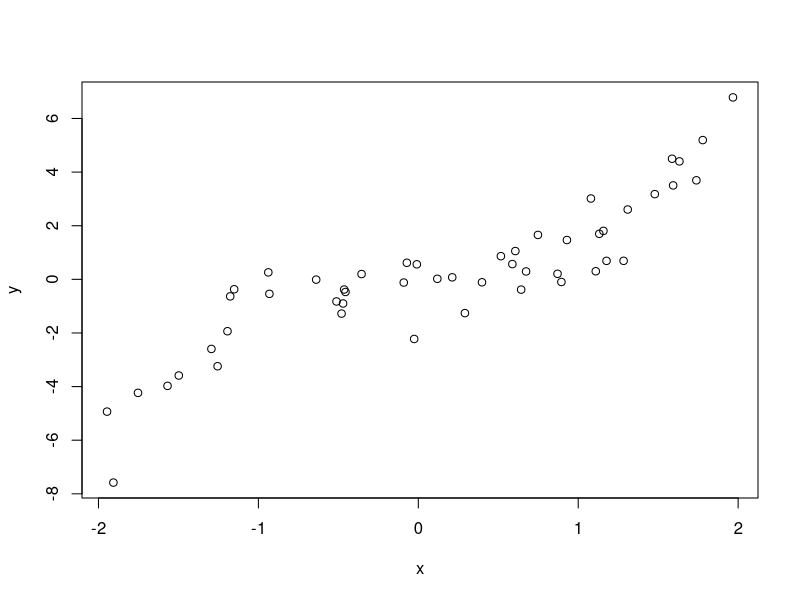
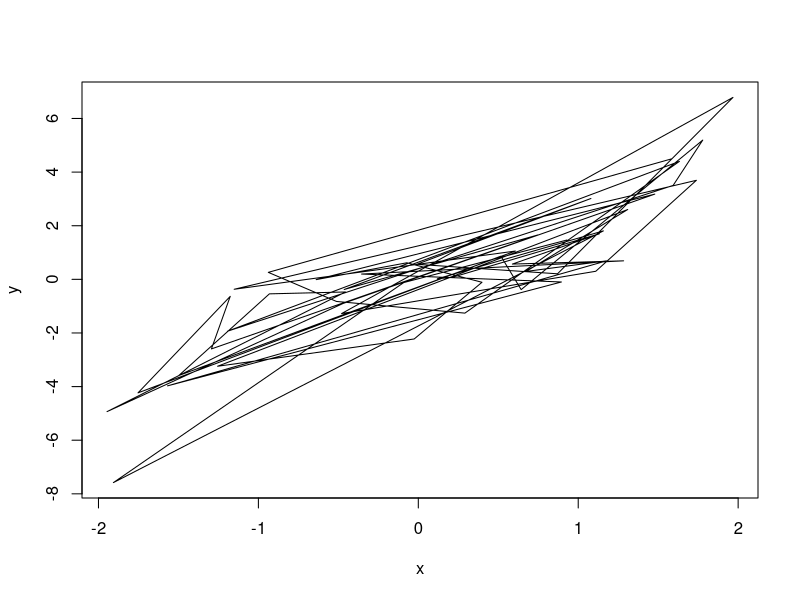
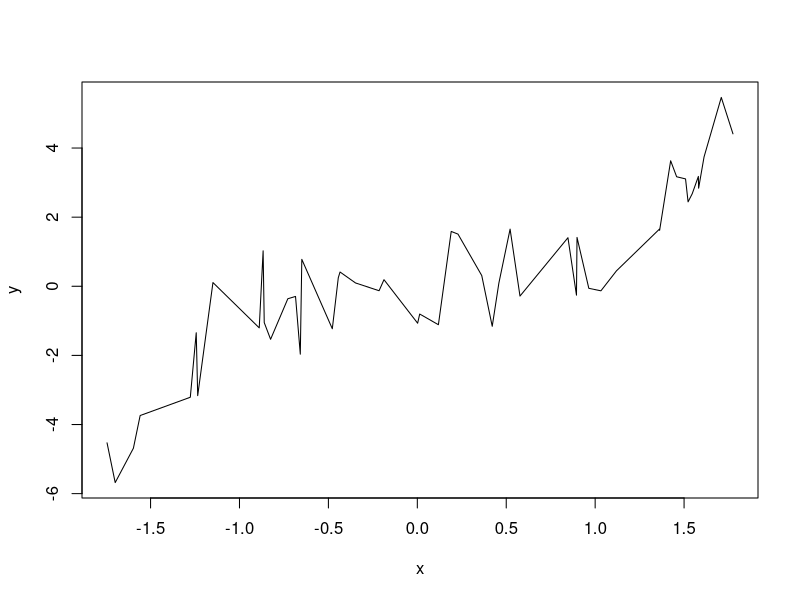
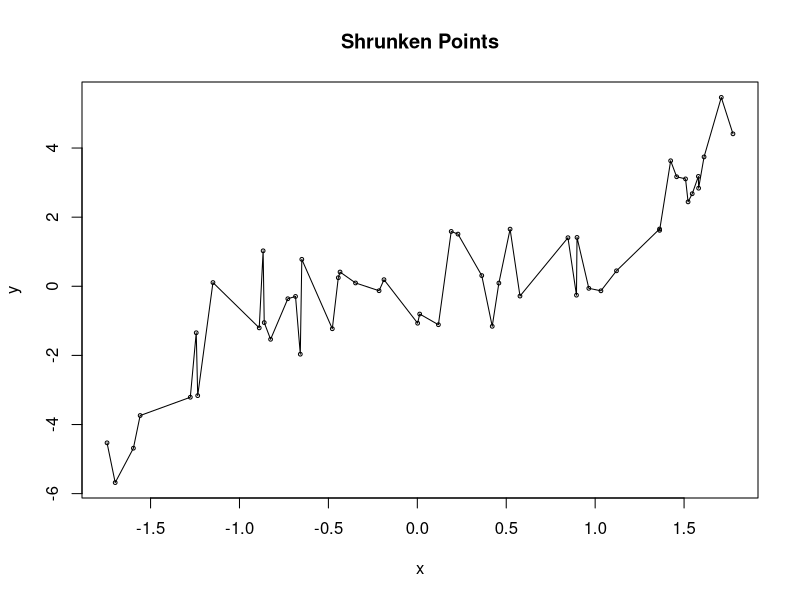
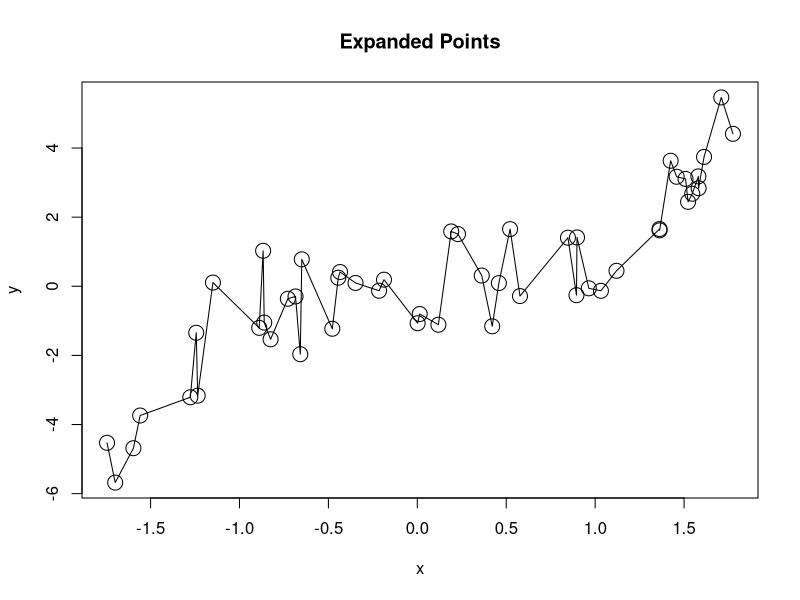
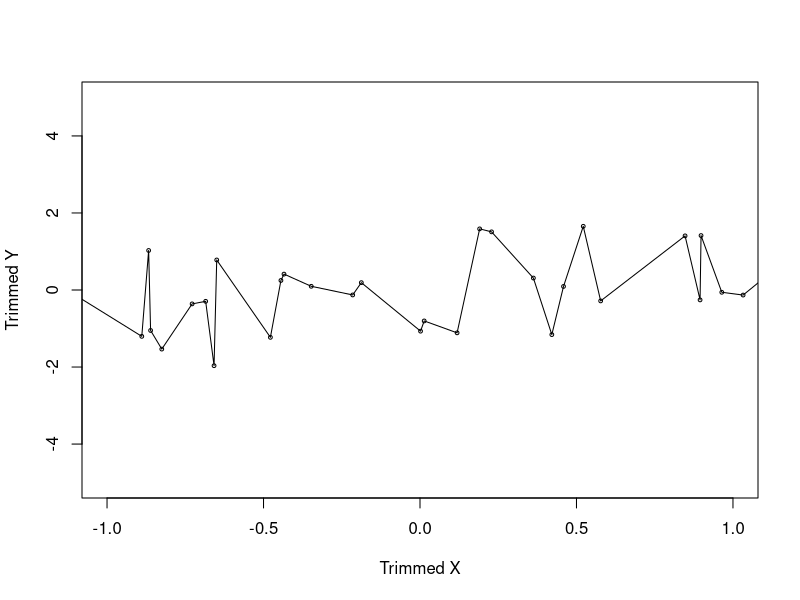
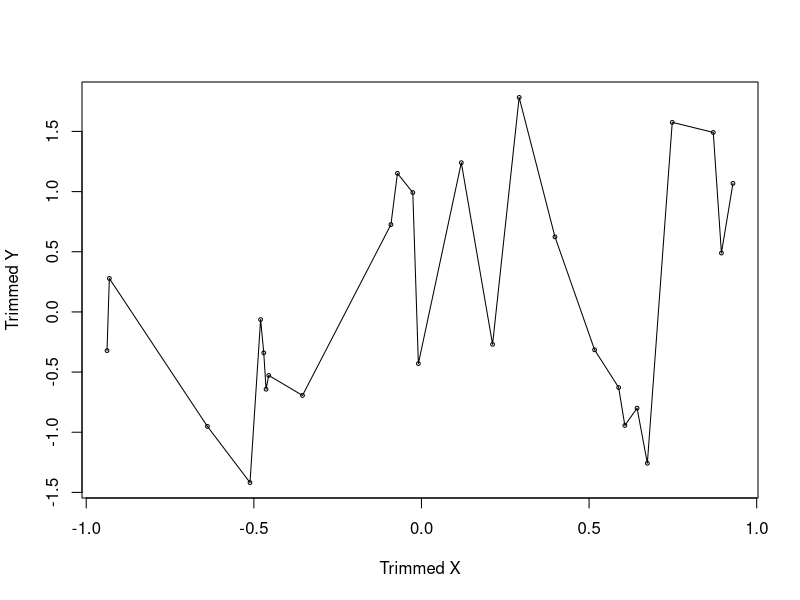
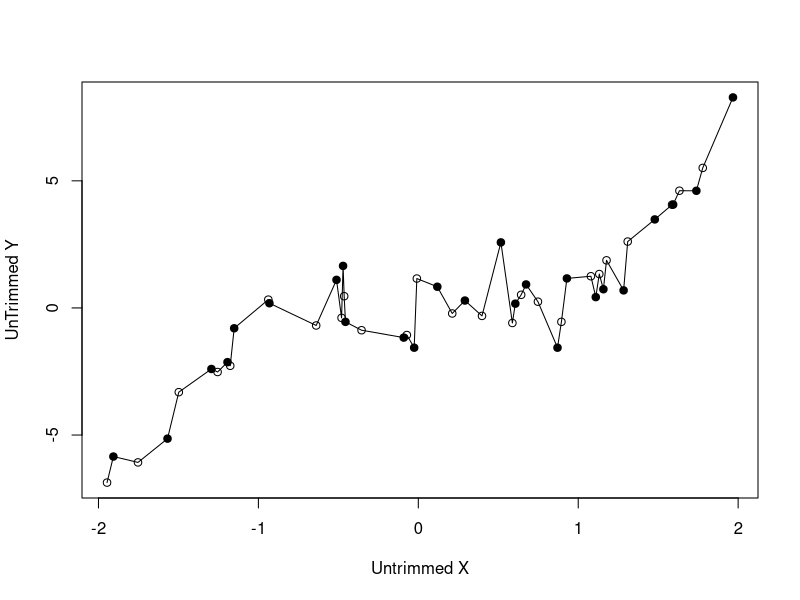

These charts were generated, in order, by the following R code:
# Chris Daigle
# Week 10 Day 1, 26 March 2018
# In class lab

# Exercise 1 ####
# Explain: why does the plot() result with the type = "p" look normal, but the plot()
# result with type = "l" look abnormal.
# Modify the code below so that the lines on the second plot do not cross

n <- 50
set.seed(0)
x <- runif(n, min = -2, max = 2)
y <- x^3 + rnorm(n)

plot(x, y, type = "p")
graphics.off
plot(x, y, type = "l")
graphics.off
# The reason this appears abnormal is that the line is connected to the points associated
# with x as they are generated, not in an ordinal nature. To fix this, we can order the
# input variable, x, by using sort() and then plot.

x <- sort(runif(n, min = -2, max = 2))
y <- x^3 + rnorm(n)
plot(x, y, type = "l")
graphics.off
# The line now appears as expected.

# Exercise 2 ####
# Using cex. to scale values.
# 1: Plot y versus x with cex = 1/2 and label it "Shrunken Points"
# 2: Plot y versus x with cex = 2 and label it "Expanded Points"

plot(x, y, type = 'o', cex = 0.5, main = 'Shrunken Points')
plot(x, y, type = 'o', cex = 2, main = 'Expanded Points')
graphics.off
# Exercise 3 ####
# Using bounds, limits, on the plot
# 1: Plot y vs x and set the x limit to [-1,1] and the y limit to [-5,5]
# 2: Label the axes "Trimmed X" and "Trimmed Y" respectively

plot(x, y, type = 'o', xlim = c(-1,1), ylim = c(-5, 5), xlab = 'Trimmed X', ylab = 'Trimmed Y', cex = 0.5)
graphics.off
# Exercise 4 ####
# Define subsets of data to plot instead of using limits
# 1: Plot the same output as in Exercise 3, by subsetting x and y
# (x.trimmed <- ?, and y.trimmed <- ?) with a logical

# logic.x <- (x>= -1 & x <= 1)
# x.trimmed <- x * logic.x
# again <-x[which((x>= -1 & x <= 1))]
set.seed(0)
x <- sort(runif(n, min = -2, max = 2))
trimmed.x <- x[x> -1 & x < 1]
trimmed.y <- trimmed.x^3 + rnorm(length(trimmed.x))

plot(trimmed.x, trimmed.y, type = 'o', cex = 1/2, xlab = 'Trimmed X', ylab = 'Trimmed Y')
graphics.off
# Exercise 5 ####
# Using pch

circleFillType <- c(1, 19)

n <- 50
set.seed(0)
x <- sort(runif(n, min = -2, max = 2))
y <- x^3 + rnorm(n)

plot(x, y, type = 'o', xlab = 'Untrimmed X', ylab = 'UnTrimmed Y', pch = circleFillType)
graphics.off
# Exercise 6 ####
# Adding to plots
# 1: Make a scatter of y vs x
# 2: Overlay x2 & y2
# 3: Set the x2 & y2 points to blue filled circles

n <- 50
set.seed(0)
x <- sort(runif(n, min = -2, max = 2))
y <- x^3 + rnorm(n)

x2 <- sort(runif(n, min = -2, max = 2))
y2 <- x2^2 + rnorm(n)

plot(x, y, xlab = 'Untrimmed X', ylab = 'UnTrimmed Y', main = "Overlaid X2 & Y2")
points(x2, y2, pch = 19, col = "blue")

# Exercise 7 ####
# 1: From the previous plot, overlat a line plot of y2 vs x2

lines(x2, y2, col = "red", lwd = 2)

# Exercise 8 ####
# Adding a legend
# 1: Create a legend that displays "Cubic" with empty black circles and "Quadratic" with
# the filled blue circles
graphics.off

n <- 50
set.seed(0)
x <- sort(runif(n, min = -2, max = 2))
y <- x^3 + rnorm(n)

x2 <- sort(runif(n, min = -2, max = 2))
y2 <- x2^2 + rnorm(n)

plot(x, y, xlab = 'Untrimmed X', ylab = 'UnTrimmed Y', main = "Overlaid X2 & Y2")
points(x2, y2, pch = 19, col = "blue")
lines(x2, y2, col = "red", lwd = 2)
legend(1, -4, legend = c("Cubic", "Quadratic"), col = c("black", "blue"), pch = c(1, 19))

# Exercise 9 ####
# Reproduce the code

x <- 1:10
y1 <- x^2
y2 <- 2*y1

plot(x, y1, type = 'b', pch = 19, col = 'red', xlab = 'x', ylab = 'y')
lines(x,y2, pch = 18, col = 'blue', type = 'b', lty = 2)
legend(1, 95, legend = c("Line 1", "Line 2"), col = c("red", "blue"), lty = 1:2, cex = 0.8)
text(1,50, labels = "hello")
text(1,5, labels = "MSQE")